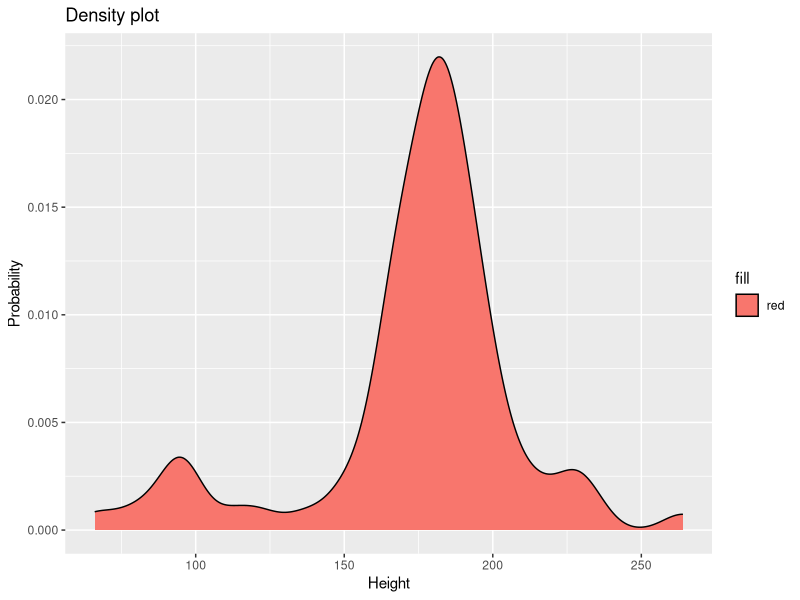

Reproduce this figure in R.
library(tidyverse)
starwars %>%
  ggplot(aes(x = height)) +
  geom_density(aes(fill = "red")) +
  labs(title = "Density plot",
       x = "Height",
       y = "Probability")